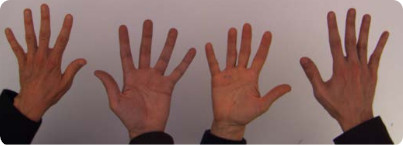
#> input picture Python/Modelado/TrabajoClase/Practica_gatos/manos.jpg, 403 x 146 px
$ python extrac01.py
#> lines starting #> are read from the running program, lines starting #| are printed output that depends on the picture
import cv2
import numpy as np

imagen = cv2.imread("manos.jpg")
#> imagen is the input picture: shape (146, 403, 3); mean B, G, R 101.2, 105.6, 134.2
a = np.double(imagen)
gris = (a[:,:,0] + a[:,:,1] +a[:,:,2])
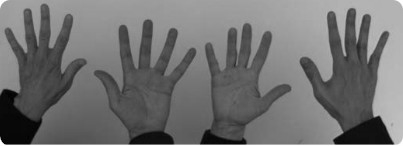
#> gris: shape (146, 403) float64; min 2, max 765, mean 340.9; drawn with min black and max white

a[:,:,0] = a[:,:,0] / gris
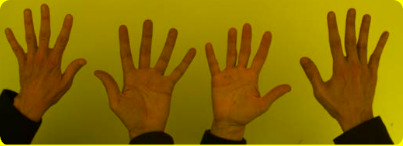
#> a: shape (146, 403, 3) float64; mean B, G, R 0.3, 105.6, 134.2
a[:,:,1] = a[:,:,1] / gris
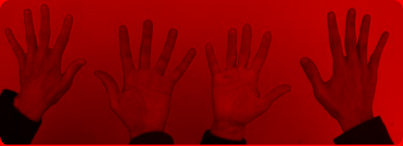
#> a: shape (146, 403, 3) float64; mean B, G, R 0.3, 0.3, 134.2
a[:,:,2] = a[:,:,2] / gris
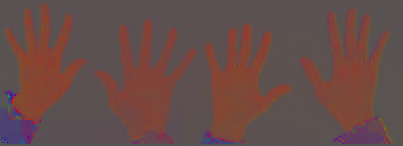
#> a: shape (146, 403, 3) float64; mean B, G, R 0.289, 0.301, 0.41

print(a)
#> (printed output is left out)
img2 = np.uint8(a)

cv2.imshow("frame2",img2)
cv2.waitKey(0)
cv2.destroyAllWindows()

$ run again, with Python/Modelado/TrabajoClase/Practica_gatos/copas.png saved as Python/Modelado/TrabajoClase/Practica_gatos/manos.jpg
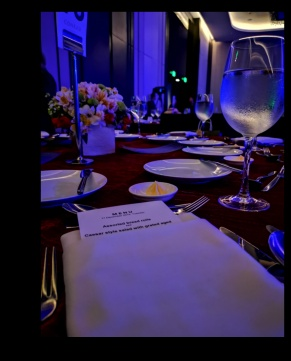
#> input picture Python/Modelado/TrabajoClase/Practica_gatos/copas.png, 291 x 361 px
#> imagen is the input picture: shape (361, 291, 3); mean B, G, R 72.6, 35.5, 46.9
#> `gris = (a[:,:,0] + a[:,:,1] +a[:,:,2])`:
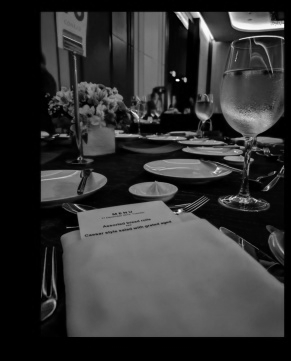
#> gris: shape (361, 291) float64; min 0, max 747, mean 155; drawn with min black and max white
#> (printed output is left out)
#> `img2 = np.uint8(a)`:
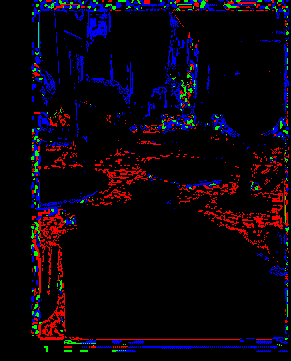
#> img2: shape (361, 291, 3); mean B, G, R 0.0532, 0.0132, 0.0432; drawn with 1 as white
